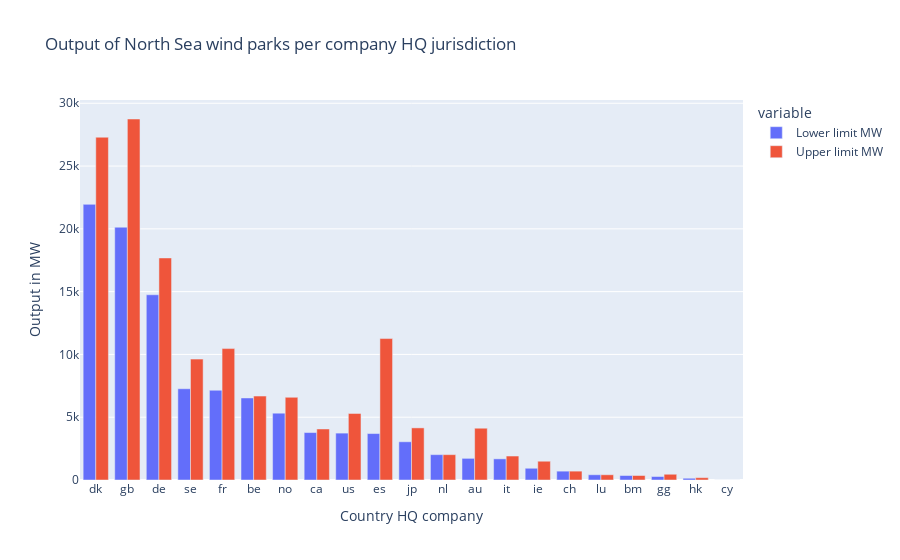

This figure's notebook cell:
### Code cell
fig = px.bar(selection.groupby(['jurisdiction'])\
           .agg({'output_company_mw_lower': 'sum',
                 'output_company_mw_upper': 'sum'})\
           .reset_index()\
           .sort_values(by='output_company_mw_lower', 
                        ascending=False),
           x='jurisdiction',
           y=['output_company_mw_lower', 'output_company_mw_upper'],
           barmode='group',
           title='Output of North Sea wind parks per company HQ jurisdiction',
           labels=dict(value='Output in MW', jurisdiction='Country HQ company'))

newnames = {'output_company_mw_lower': 'Lower limit MW', 'output_company_mw_upper': 'Upper limit MW'}
fig.for_each_trace(lambda t: t.update(name = newnames[t.name]))

fig.show()

### Figure 1 — Plotly figure (JSON) as saved in the notebook; plotly's stock layout.template omitted (floating-point values rounded to 4 significant figures)
{"data": [{"alignmentgroup": "True", "hovertemplate": "variable=output_company_mw_lower<br>Country HQ company=%{x}<br>Output in MW=%{y}<extra></extra>", "legendgroup": "output_company_mw_lower", "marker": {"color": "#636efa", "pattern": {"shape": ""}}, "name": "Lower limit MW", "offsetgroup": "output_company_mw_lower", "orientation": "v", "showlegend": true, "textposition": "auto", "type": "bar", "x": ["dk", "gb", "de", "se", "fr", "be", "no", "ca", "us", "es", "jp", "nl", "au", "it", "ie", "ch", "lu", "bm", "gg", "hk", "cy"], "xaxis": "x", "y": [21950.0, 20130.0, 14750.0, 7266.0, 7147.0, 6533.0, 5324.0, 3778.0, 3734.0, 3699.0, 3045.0, 2019.0, 1724.0, 1684.0, 934.7, 704.4, 416.9, 358.4, 277.5, 140.0, 0.6768], "yaxis": "y"}, {"alignmentgroup": "True", "hovertemplate": "variable=output_company_mw_upper<br>Country HQ company=%{x}<br>Output in MW=%{y}<extra></extra>", "legendgroup": "output_company_mw_upper", "marker": {"color": "#EF553B", "pattern": {"shape": ""}}, "name": "Upper limit MW", "offsetgroup": "output_company_mw_upper", "orientation": "v", "showlegend": true, "textposition": "auto", "type": "bar", "x": ["dk", "gb", "de", "se", "fr", "be", "no", "ca", "us", "es", "jp", "nl", "au", "it", "ie", "ch", "lu", "bm", "gg", "hk", "cy"], "xaxis": "x", "y": [27300.0, 28750.0, 17680.0, 9627.0, 10470.0, 6683.0, 6585.0, 4063.0, 5300.0, 11260.0, 4150.0, 2019.0, 4123.0, 1909.0, 1495.0, 705.9, 416.9, 358.4, 457.1, 186.6, 0.6768], "yaxis": "y"}], "layout": {"barmode": "group", "legend": {"title": {"text": "variable"}, "tracegroupgap": 0}, "title": {"text": "Output of North Sea wind parks per company HQ jurisdiction"}, "xaxis": {"anchor": "y", "domain": [0, 1], "title": {"text": "Country HQ company"}}, "yaxis": {"anchor": "x", "domain": [0, 1], "title": {"text": "Output in MW"}}}}
